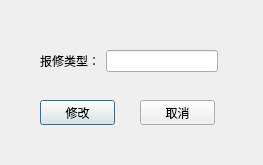
<?xml version="1.0" encoding="UTF-8"?>
<ui version="4.0">
 <class>CREPAIRS</class>
 <widget class="QDialog" name="CREPAIRS">
  <property name="geometry">
   <rect>
    <x>0</x>
    <y>0</y>
    <width>263</width>
    <height>165</height>
   </rect>
  </property>
  <property name="minimumSize">
   <size>
    <width>263</width>
    <height>165</height>
   </size>
  </property>
  <property name="maximumSize">
   <size>
    <width>263</width>
    <height>165</height>
   </size>
  </property>
  <property name="windowTitle">
   <string>Dialog</string>
  </property>
  <widget class="QPushButton" name="QpbtnOk">
   <property name="geometry">
    <rect>
     <x>40</x>
     <y>100</y>
     <width>75</width>
     <height>25</height>
    </rect>
   </property>
   <property name="minimumSize">
    <size>
     <width>75</width>
     <height>25</height>
    </size>
   </property>
   <property name="text">
    <string>修改</string>
   </property>
  </widget>
  <widget class="QPushButton" name="QpbtnClose">
   <property name="geometry">
    <rect>
     <x>140</x>
     <y>100</y>
     <width>75</width>
     <height>25</height>
    </rect>
   </property>
   <property name="minimumSize">
    <size>
     <width>75</width>
     <height>25</height>
    </size>
   </property>
   <property name="text">
    <string>取消</string>
   </property>
  </widget>
  <widget class="QWidget" name="">
   <property name="geometry">
    <rect>
     <x>40</x>
     <y>50</y>
     <width>178</width>
     <height>22</height>
    </rect>
   </property>
   <layout class="QHBoxLayout" name="horizontalLayout">
    <item>
     <widget class="QLabel" name="label">
      <property name="minimumSize">
       <size>
        <width>60</width>
        <height>20</height>
       </size>
      </property>
      <property name="text">
       <string>报修类型：</string>
      </property>
     </widget>
    </item>
    <item>
     <widget class="QLineEdit" name="QlineRepairs">
      <property name="minimumSize">
       <size>
        <width>110</width>
        <height>20</height>
       </size>
      </property>
     </widget>
    </item>
   </layout>
  </widget>
 </widget>
 <resources/>
 <connections/>
</ui>
